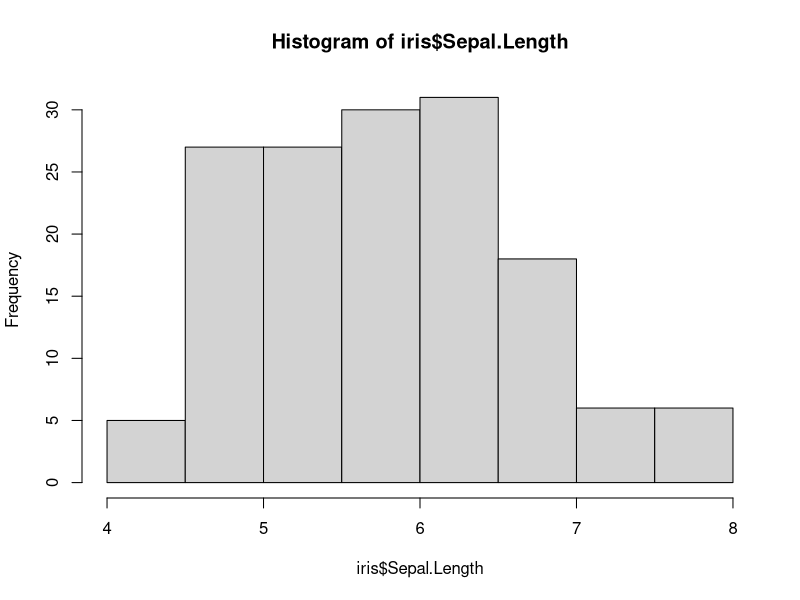
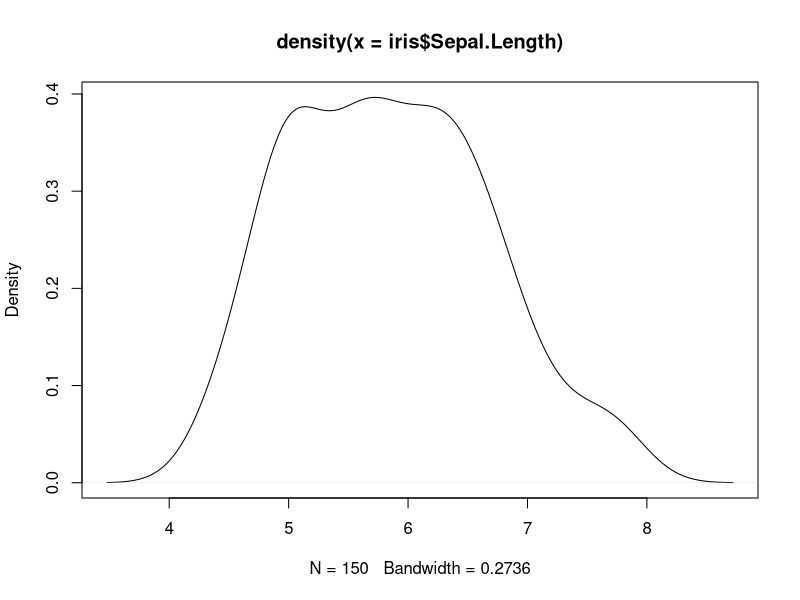
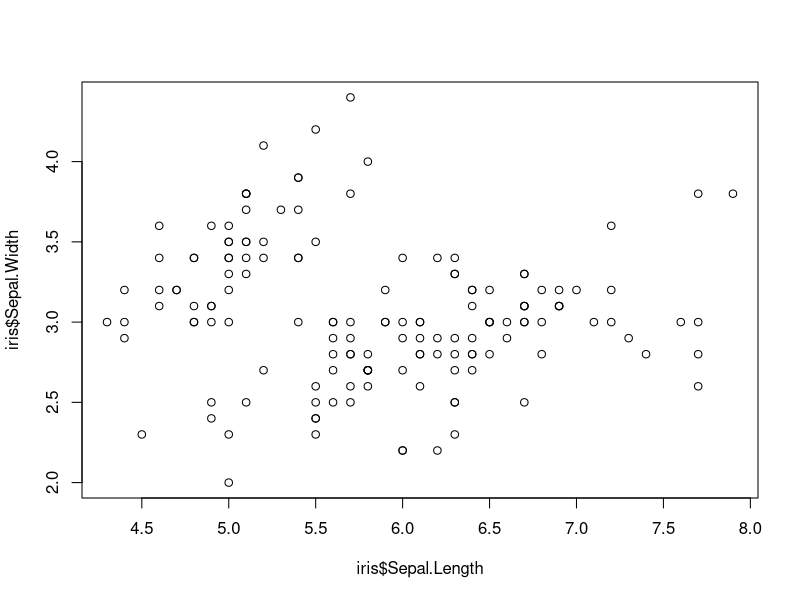
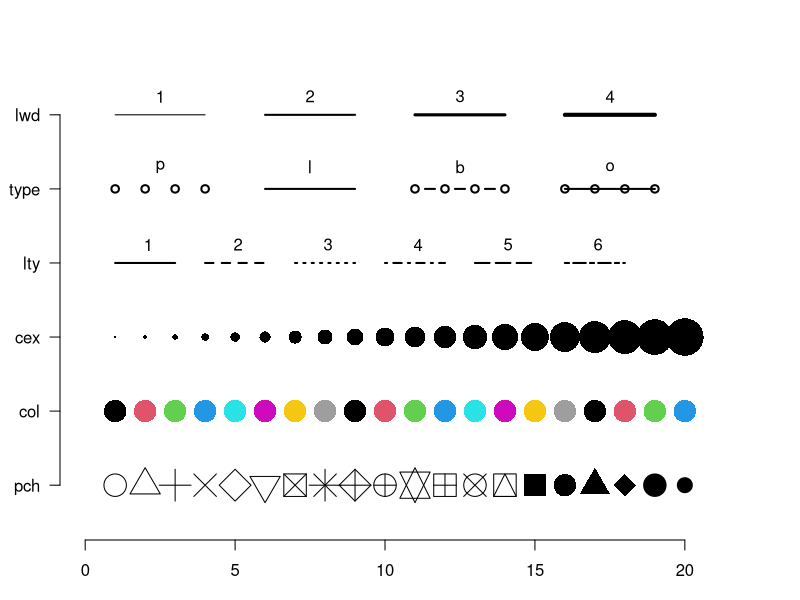
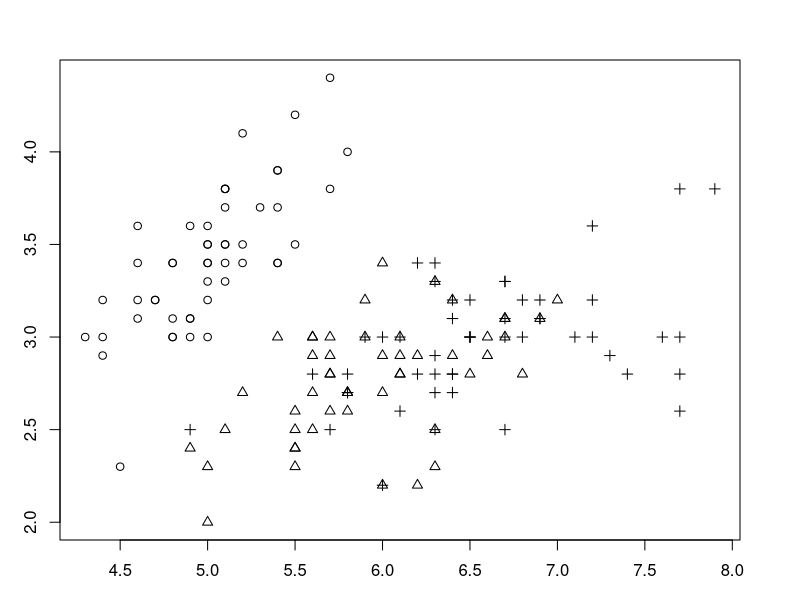
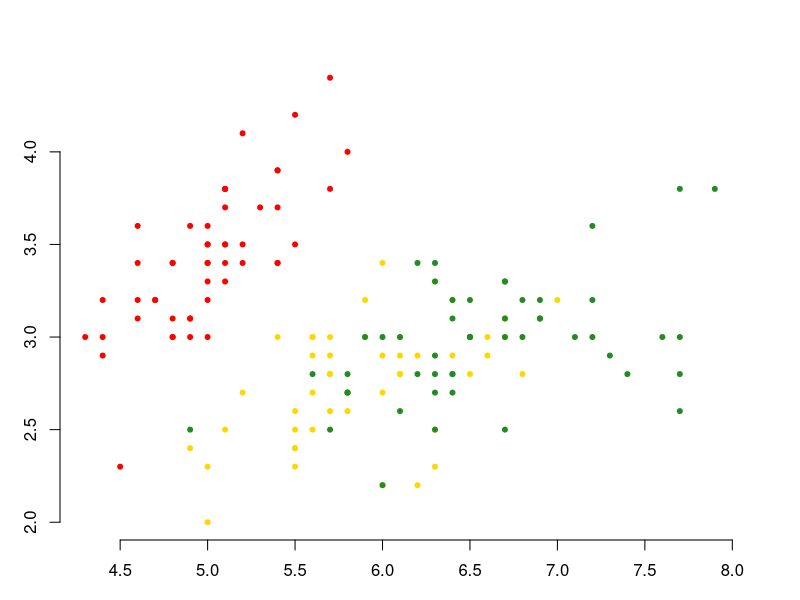
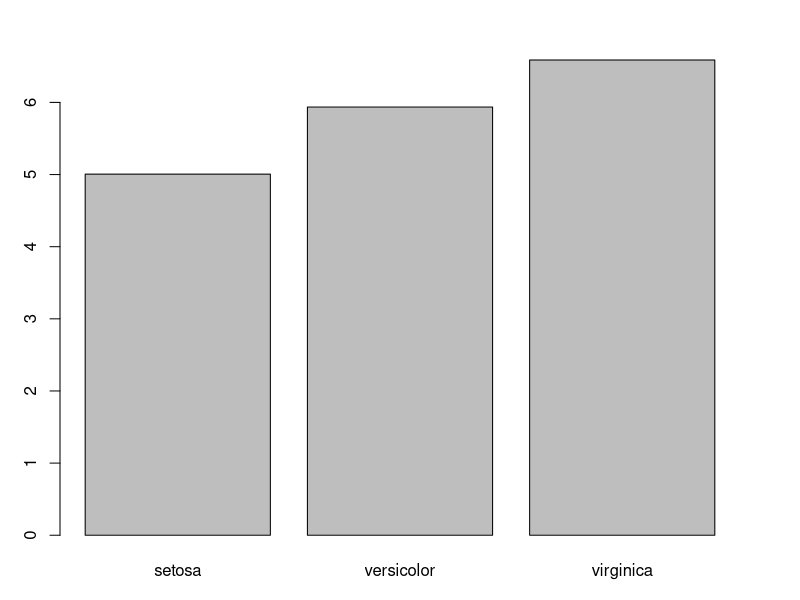
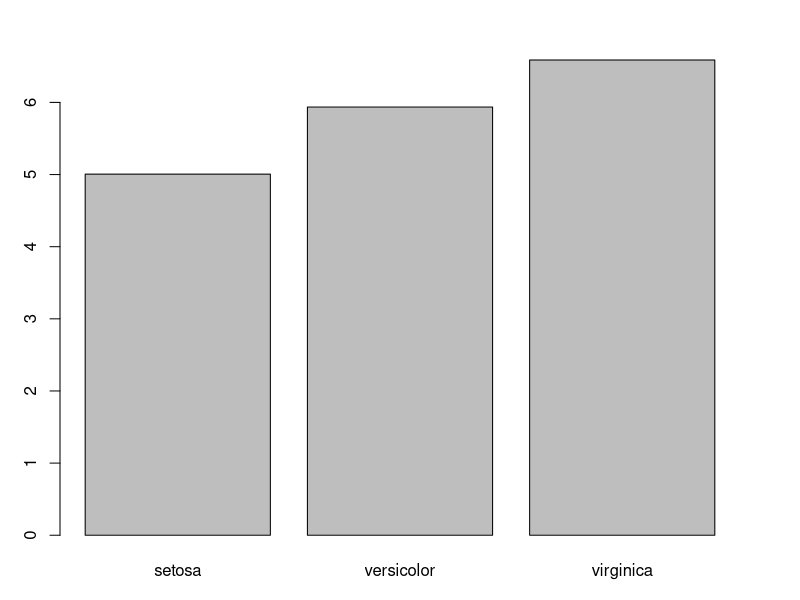

Reproduce these figures in R, in order.
## ---- chunk 1
summary(iris)
## ---- chunk 2
hist( iris$Sepal.Length)
## ---- chunk 3
d_sepal.length <- density( iris$Sepal.Length )
d_sepal.length
## ---- chunk 4
class(d_sepal.length)
## ---- chunk 5
plot( d_sepal.length )
## ---- chunk 6
plot( iris$Sepal.Length, iris$Sepal.Width  )
## ---- chunk 7
par(mar=c(3,3,3,3))
num <- 0 ; 
num1 <- 0
plot(0,0 , xlim=c(0,21) , ylim=c(0.5,6.5), col="white" , yaxt="n" , ylab="" , xlab="", bty="n")

for (i in seq(1,20)){
   points(i,1 , pch=i , cex=3)
   points(i,2 , col=i , pch=16 , cex=3)
   points(i,3 , col="black" , pch=16 , cex=i*0.25)
   if(i %in% c(seq(1,18,3))){
      num=num+1
      points(c(i,i+2), c(4,4) , col="black" , lty=num , type="l" , lwd=2)
      text(i+1.1 , 4.25 , num)
   }
   
   if(i %in% c(seq(1,20,5))){
      num1=num1+1
      points(c(i,i+1,i+2,i+3), c(5,5,5,5) , col="black"  , type=c("p","l","b","o")[num1] , lwd=2)
      text(i+1.5 , 5.3 , c("p","l","b","o")[num1] )
      points(c(i,i+1,i+2,i+3), c(6,6,6,6) , col="black"  , type="l",  lwd=num1)
      text(i+1.5 , 6.25 , num1 )
      
   }
}

axis(2, at = c(1,2,3,4,5,6), 
     labels = c("pch" , "col" , "cex" , "lty", "type" , "lwd" ), 
     tick = TRUE, 
     col = "black", 
     las = 1 )
## ---- chunk 8
symbol <- as.numeric(iris$Species)
symbol
## ---- chunk 9
plot( iris$Sepal.Length, iris$Sepal.Width, pch=symbol )
## ---- chunk 10
raw_colors <- c("red","gold","forestgreen")
colors <- raw_colors[ symbol ]
colors[1:10]
## ---- chunk 11
y <- iris$Sepal.Width
x <- iris$Sepal.Length
## ---- chunk 12
plot( y ~ x , 
      col=colors, 
      pch=20, 
      bty="n", 
      xlab="Sepal Length", ylab="Sepal Width")
## ---- chunk 13
unique( iris$Species )
## ---- chunk 14
mu.Setosa <- mean( iris$Sepal.Length[ iris$Species == "setosa" ])
mu.Versicolor <- mean( iris$Sepal.Length[ iris$Species == "versicolor" ])
mu.Virginica <- mean( iris$Sepal.Length[ iris$Species == "virginica" ])

meanSepalLength <- c( mu.Setosa, mu.Versicolor, mu.Virginica )
meanSepalLength
## ---- chunk 15
barplot( meanSepalLength, 
         names.arg = c("setosa","versicolor","virginica"), 
         xlab="Iris Species",
         ylab="Mean Sepal Length")
## ---- chunk 16
meanSepalLength <- by( iris$Sepal.Length, iris$Species, mean )
meanSepalLength
## ---- chunk 17
is.numeric( meanSepalLength )
names( meanSepalLength )
## ---- chunk 18
barplot( meanSepalLength, 
         xlab = "Iris Species",
         ylab = "Average Sepal Length")
## ---- chunk 19
boxplot( Sepal.Length ~ Species, 
         data = iris, 
         notch=TRUE, 
         ylab="Sepal Length" )
## ---- chunk 20
randomColors <- sample( colors(), size = nrow(iris) )
head(randomColors)
## ---- chunk 21
boxplot( Sepal.Length ~ Species, 
         data = iris, 
         col = randomColors[1],
         notch=TRUE, 
         ylab="Sepal Length" )
## ---- chunk 22
boxplot( Sepal.Length ~ Species, 
         data = iris, 
         col = randomColors[1:3],
         notch=TRUE, 
         ylab="Sepal Length" )
## ---- chunk 23
library(RColorBrewer)
display.brewer.all()
## ---- chunk 24
brewer.pal.info
## ---- chunk 25
cor <- cor.test( iris$Sepal.Length, iris$Sepal.Width )
cor
## ---- chunk 26
cor.text <- paste( "r = ", format( cor$estimate, digits=4), "; P = ", format( cor$p.value, digits=4 ), sep="" ) 
cor.text
## ---- chunk 27
plot( y ~ x , 
      col=colors, 
      pch=20, 
      bty="n", 
      xlab="Sepal Length", ylab="Sepal Width")
text( 7.4, 4.2, cor.text )
